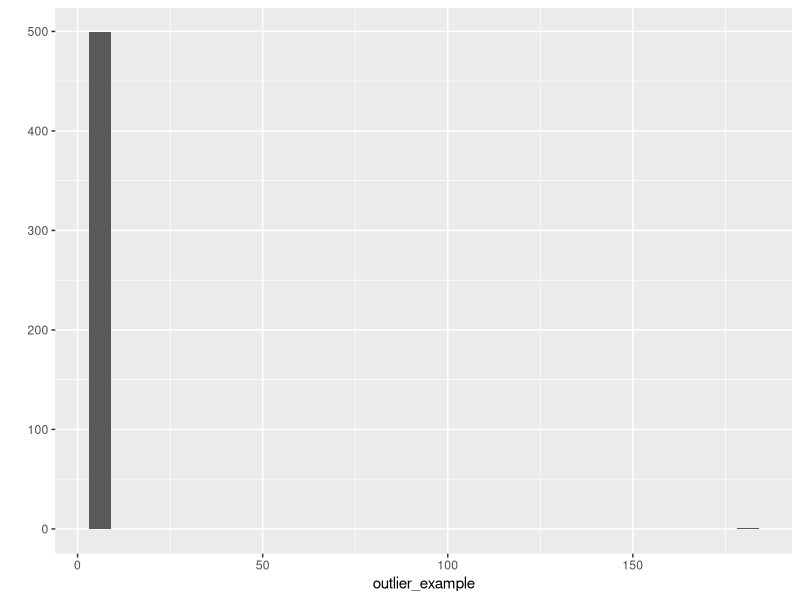
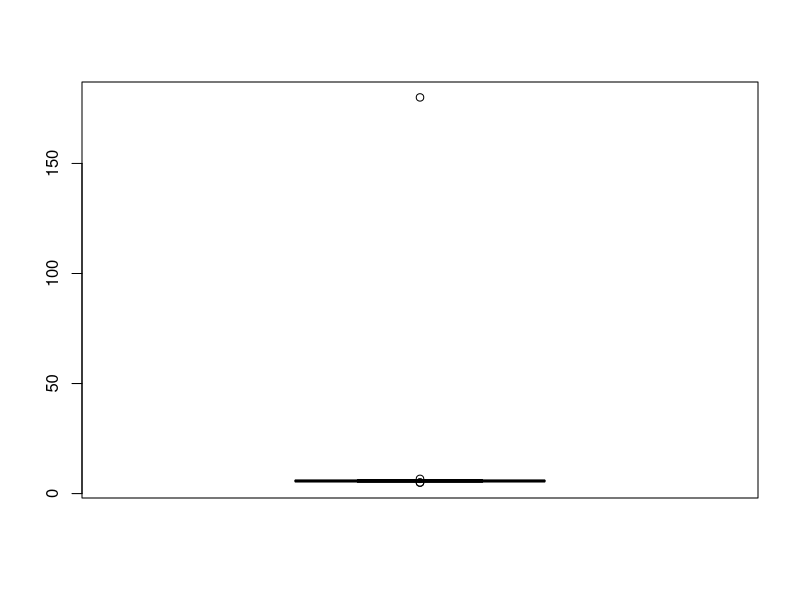
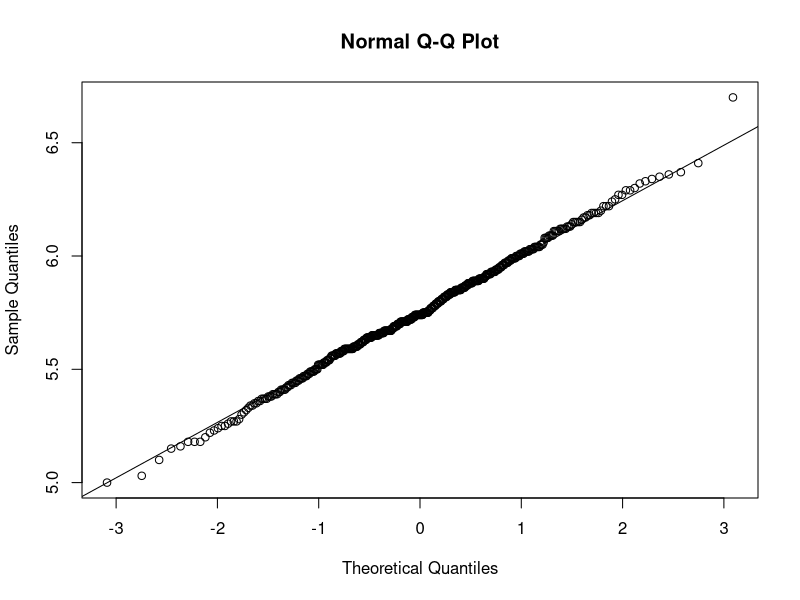
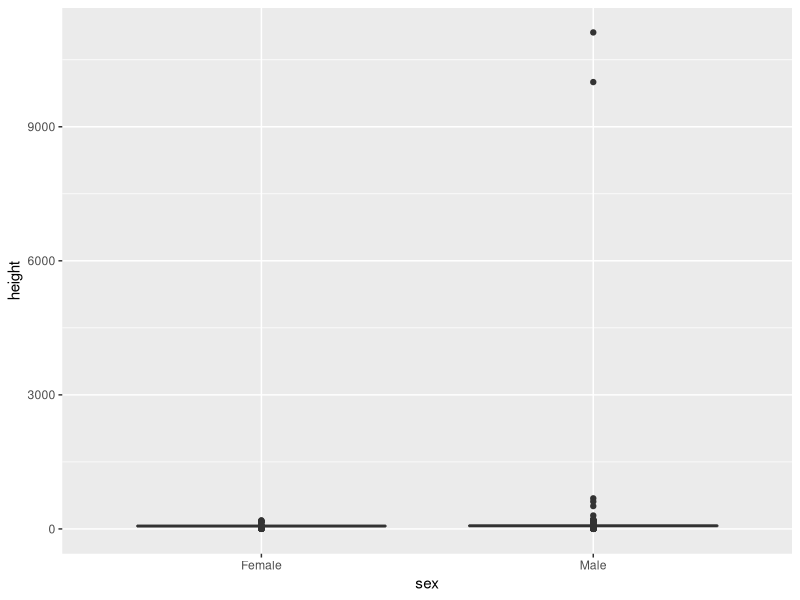

These figures' R source, in order:
## ---- chunk 1
library(tidyverse)
library(dslabs)
## ---- chunk 2
library(dslabs)
data(outlier_example)
str(outlier_example)
## ---- chunk 3
mean(outlier_example)
sd(outlier_example)
## ---- chunk 4
qplot(outlier_example)
## ---- chunk 5
boxplot(outlier_example)
## ---- chunk 6
median(outlier_example)
## ---- chunk 7
IQR(outlier_example) / 1.349
## ---- chunk 8
q3 <- qnorm(0.75)
q1 <- qnorm(0.25)
iqr <- q3 - q1
r <- c(q1 - 1.5*iqr, q3 + 1.5*iqr)
r
## ---- chunk 9
max_height <- quantile(outlier_example, 0.75) + 3*IQR(outlier_example)
max_height
## ---- chunk 10
x <- outlier_example[outlier_example < max_height]
qqnorm(x)
qqline(x)
## ---- chunk 11
mad(outlier_example)
## ---- chunk 12
    x_with_error <- x
    x_with_error[1] <- x_with_error[1]*10
## ---- chunk 13
library(dslabs)
data("reported_heights")
head(reported_heights)
## ---- chunk 14
reported_heights <- reported_heights %>%
  mutate(original_heights = height, height = as.numeric(height))
## ---- chunk 15
reported_heights %>% 
  filter(is.na(height)) %>% 
  head()
## ---- chunk 16
reported_heights <- filter(reported_heights, !is.na(height))
## ---- chunk 17
reported_heights %>% 
  group_by(sex) %>%
  summarize(average = mean(height), sd = sd(height),
            median = median(height), MAD = mad(height))
## ---- chunk 18
reported_heights %>% 
  ggplot(aes(sex, height)) + 
  geom_boxplot()
## ---- chunk 19
reported_heights %>% 
  arrange(desc(height)) %>% 
  top_n(10, height)
## ---- chunk 20
max_height <- quantile(reported_heights$height, .75) + 3*IQR(reported_heights$height)
min_height <- quantile(reported_heights$height, .25) - 3*IQR(reported_heights$height)
c(min_height, max_height)
## ---- chunk 21
reported_heights %>% 
  filter(!between(height, min_height, max_height)) %>% 
  select(original_heights) %>%
  head(n=10)
